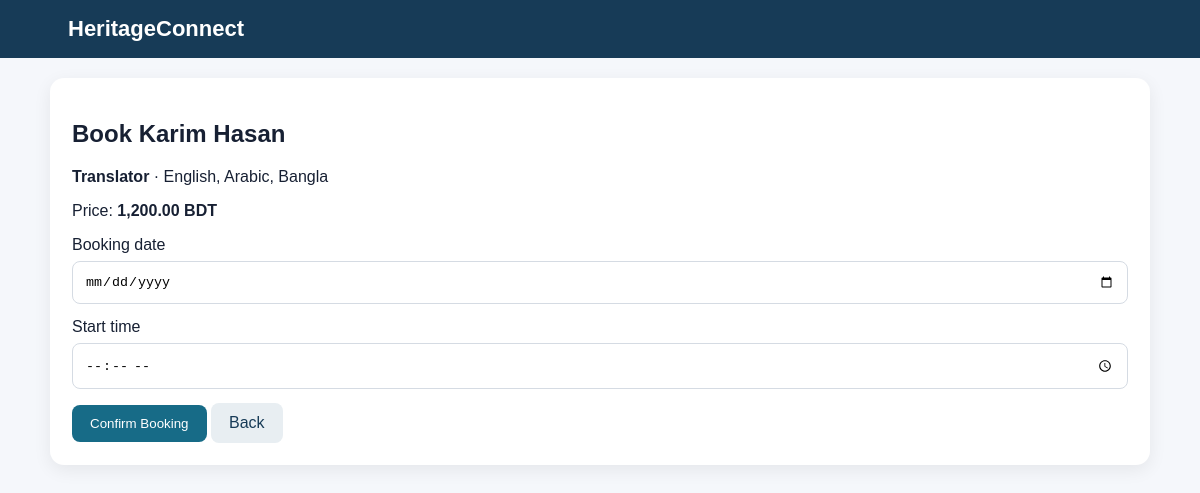
The page /book.php?id=2 on the database its author committed.
### tables this page shows
CREATE TABLE service_provider (
    provider_id INT AUTO_INCREMENT PRIMARY KEY,
    name VARCHAR(100) NOT NULL,
    service_type ENUM('Guide','Translator','Security Escort') NOT NULL,
    languages VARCHAR(200) NOT NULL,
    phone VARCHAR(30),
    price DECIMAL(10,2) NOT NULL,
    verification_status ENUM('Pending','Verified','Rejected') DEFAULT 'Pending'
);

### book.php (the view, shortened to what this page needs)
<?php
include "database.php";
$id = intval($_GET['id'] ?? 0);
$result = $conn->query("SELECT * FROM service_provider WHERE provider_id=$id AND verification_status='Verified'");
$provider = $result->fetch_assoc();
?>
<!DOCTYPE html>
<html>
<head><meta charset="UTF-8"><title>Book Service</title><link rel="stylesheet" href="style.css"></head>
<body>
<nav class="navbar"><div class="container"><a class="logo" href="index.php">HeritageConnect</a></div></nav>
<main class="container">
<div class="form-box">
<h2>Book <?= htmlspecialchars($provider['name']) ?></h2>
<p><b><?= htmlspecialchars($provider['service_type']) ?></b> · <?= htmlspecialchars($provider['languages']) ?></p>
<p>Price: <b><?= number_format($provider['price'],2) ?> BDT</b></p>
<form method="POST">
<label>Booking date</label>
<input type="date" name="booking_date" min="<?= date('Y-m-d') ?>" required>
<label>Start time</label>
<input type="time" name="start_time" required>
<button type="submit">Confirm Booking</button>
<a class="btn secondary" href="index.php">Back</a>
</form>
</div>
</main>
</body>
</html>

### style.css (style rules this page uses)
* { box-sizing: border-box; }
body { margin: 0; font-family: Arial, sans-serif; background: #f5f7fb; color: #172033; }
.container { width: 92%; max-width: 1100px; margin: auto; }
.navbar { background: #173b57; color: white; padding: 16px 0; }
.navbar .container { display: flex; justify-content: space-between; align-items: center; gap: 20px; }
.logo { color: white; text-decoration: none; font-size: 22px; font-weight: bold; }
.navbar a { color: white; text-decoration: none; margin-left: 18px; }
.search-box, .form-box, .card { background: white; padding: 22px; border-radius: 14px; box-shadow: 0 5px 18px rgba(0,0,0,.07); margin: 20px 0; }
input, select, textarea { width: 100%; padding: 12px; border: 1px solid #d5dbe3; border-radius: 8px; margin: 7px 0 14px; }
button, .btn { border: 0; background: #176b87; color: white; padding: 11px 18px; border-radius: 8px; cursor: pointer; text-decoration: none; display: inline-block; }
.btn.secondary { background: #e8eef2; color: #173b57; }

### rows shown on the page
service_provider: name "Karim Hasan", service_type "Translator", languages "English, Arabic, Bangla", price "1,200.00"
